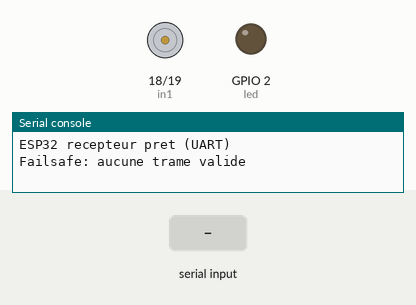
A program run on a simulated ESP32 board running MicroPython. Shown: motor-driver pin pairs drawn as motors (green arrow = first pin HIGH = forward, orange = second pin HIGH = backward, longer = more drive), output pins drawn as LEDs (lit = HIGH), the last lines printed to the serial console. The test bench sets the inputs (shaded band).

Above: at 1.2 s.
1.3 s: "1" received over the second serial link
At 1.37 s:
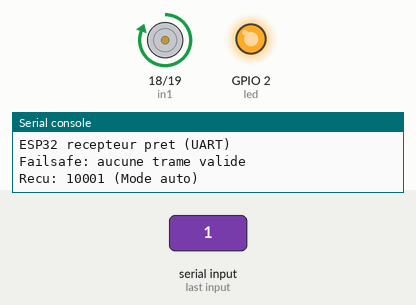
2.9 s: "2" received over the second serial link
At 2.97 s:
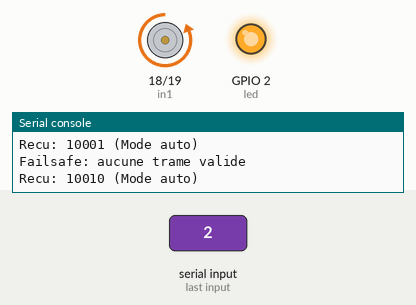
Timing chart, 0 to 5.9 s (numbered marks = the images above; inputs shaded):
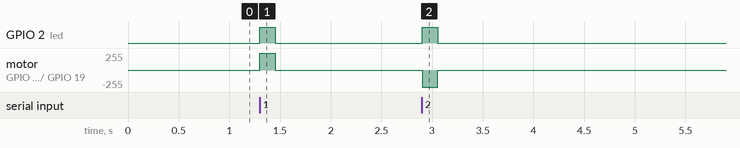

The program:

main.py
```python
from machine import Pin, UART
import time

# Broches moteur et LED
in1 = Pin(18, Pin.OUT)  # D18 = IN1
in2 = Pin(19, Pin.OUT)  # D19 = IN2
led = Pin(2, Pin.OUT)   # LED intégrée

# UART (D16=RX, D17=TX)
uart = UART(2, baudrate=230400, rx=16, tx=17)

CMD_IDLE = 0b0000
CMD_FORWARD = 0b0001
CMD_BACKWARD = 0b0010
CMD_LEFT = 0b0100
CMD_RIGHT = 0b0110
VALID_COMMANDS = (CMD_IDLE, CMD_FORWARD, CMD_BACKWARD, CMD_LEFT, CMD_RIGHT)

FAILSAFE_MS = 150

last_valid_rx_ms = time.ticks_ms()
last_applied_frame = -1
failsafe_active = False


def moteur_stop():
    in1.off()
    in2.off()
    led.off()


def appliquer_commande(commande):
    if commande == CMD_IDLE:
        moteur_stop()
    elif commande == CMD_FORWARD:
        in1.on()
        in2.off()
        led.on()
    elif commande == CMD_BACKWARD:
        in1.off()
        in2.on()
        led.on()
    elif commande == CMD_LEFT:
        in1.on()
        in2.off()
        led.on()
    elif commande == CMD_RIGHT:
        in1.off()
        in2.on()
        led.on()


def traiter_commande(raw_data):
    # Keep only the 5 useful bits from the protocol.
    data = raw_data & 0b11111
    mode = (data >> 4) & 0b1
    commande = data & 0b01111

    if commande not in VALID_COMMANDS:
        return False, data, mode

    appliquer_commande(commande)
    return True, data, mode


print("ESP32 recepteur pret (UART)")

while True:
    now = time.ticks_ms()

    # Read all pending bytes and keep only the newest one.
    if uart.any():
        raw = uart.read()
        if raw:
            ok, data, mode = traiter_commande(raw[-1])
            if ok:
                last_valid_rx_ms = now
                failsafe_active = False
                if data != last_applied_frame:
                    print("Recu: {:05b} (Mode {})".format(data, "auto" if mode else "manuel"))
                    last_applied_frame = data

    # Safety: stop motor if link is lost.
    if time.ticks_diff(now, last_valid_rx_ms) > FAILSAFE_MS and not failsafe_active:
        moteur_stop()
        failsafe_active = True
        print("Failsafe: aucune trame valide")

    time.sleep_ms(2)
```

Measured:
- after the input at 1.3 s, GPIO 2 (led): LOW → HIGH at once, → LOW 0.15 s later; motor on GPIO 18 (in1) / GPIO 19 (in2): stopped → forward 255/255 at once, → stopped 0.15 s later
- after the input at 2.9 s, GPIO 2 (led): LOW → HIGH at once, → LOW 0.15 s later; motor on GPIO 18 (in1) / GPIO 19 (in2): stopped → backward 255/255 at once, → stopped 0.15 s later
